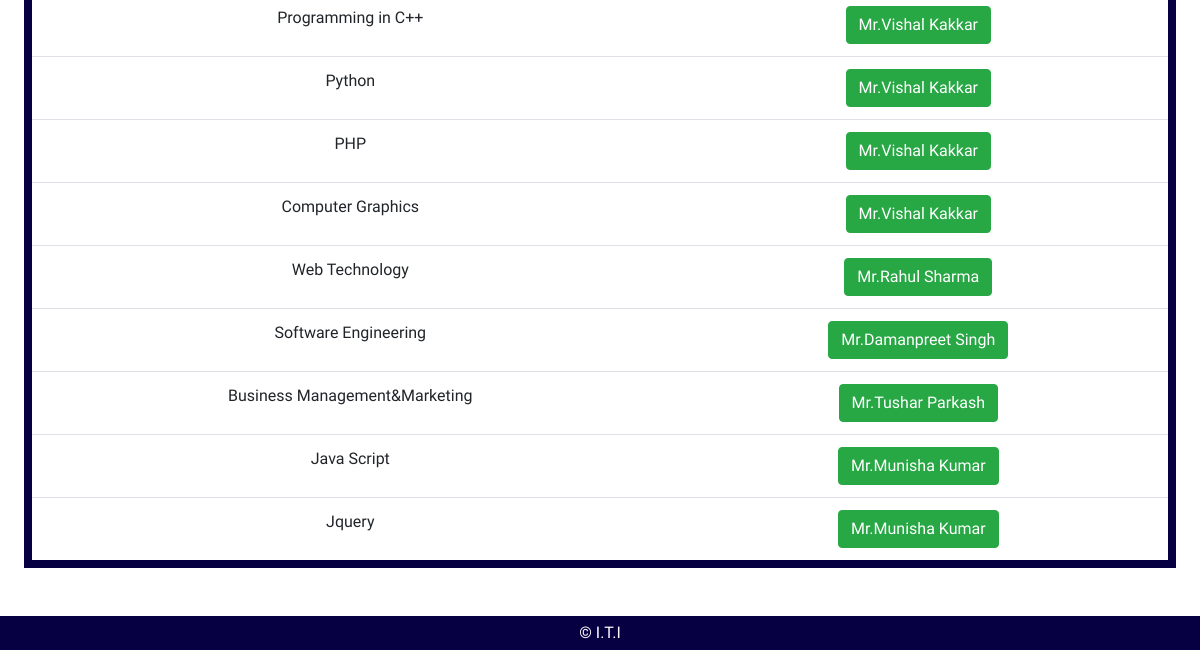
/courses.php (lower part), run on an earlier commit of the app's database.
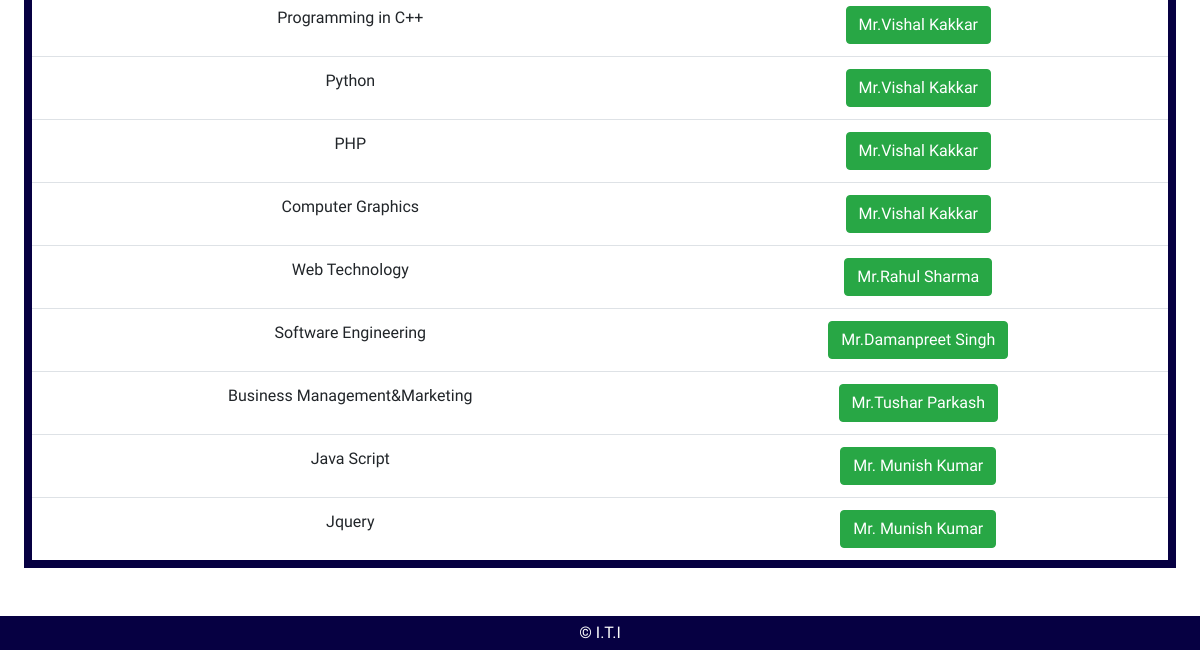
And on a later commit of the database.
### tables this page shows
CREATE TABLE `staff` (
  `sid` int(10) NOT NULL,
  `name` varchar(50) NOT NULL,
  `subject` varchar(50) NOT NULL
);

### courses.php (the view, shortened to what this page needs)
<?php
	include_once "res/content/main.php";
?>
<div class="m-4">
	<table style="border:8px solid #060042;" class="table w-100 my-4 text-center">
			<?php
				$sql="SELECT * from `staff` ";
				$res=mysqli_query($conn,$sql);
				while ($row=mysqli_fetch_assoc($res)){
			?>
			<td>
				<?php echo $row['subject']; ?>
			</td>
			<td>
				<a class="btn btn-success" href="mentor_about.php?name=<?php echo $row["name"];?>">
					<?php echo $row["name"]?>
				</a>
			</td>
		<?php } ?>
	</table>
</div>
<?php
	include_once "res/content/footer.php";
?>
</body>
</html>

### res/content/main.php (shortened to what this page needs)
<!DOCTYPE html>
<html lang="en">
<head>
    <link rel="stylesheet" href="res/css/bootstrap.css">
    <link rel="stylesheet" href="res/css/style.css">
</head>
<body>

### res/content/footer.php
<div class="footer">&copy; I.T.I</div>

### res/css/style.css (style rules this page uses)
* { font-family: 'Jua'; }
body { display: flex; flex-direction: column; }
.footer { display: flex; background-color: #060042; color: #fff; justify-content: center; padding: 5px; }

What changed in the data, as far as the page shows it:
changed staff "Java Script": name "Mr.Munisha Kumar" → "Mr. Munish Kumar"
changed staff "Jquery": name "Mr.Munisha Kumar" → "Mr. Munish Kumar"
